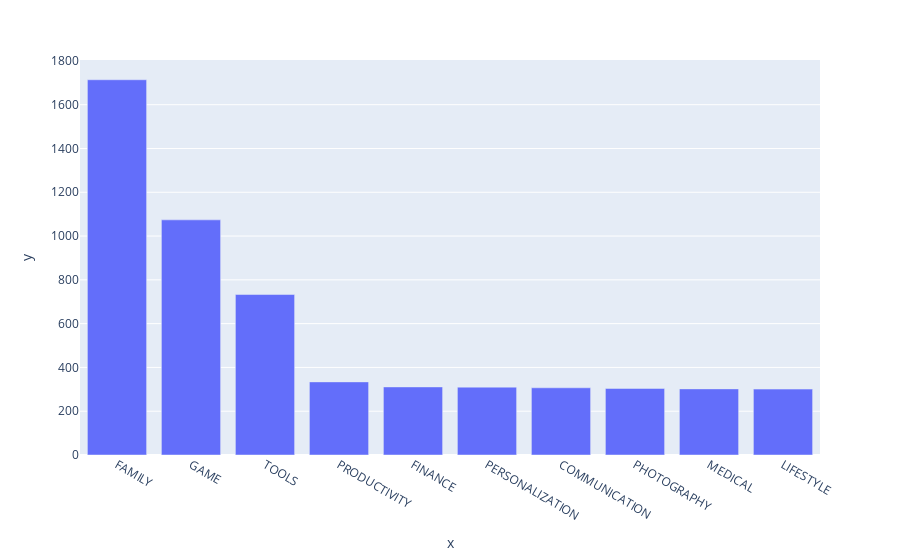

Write notebook code for a chart like this one.
### Code cell
bar = px.bar(x=top_category.index, y=top_category.values, labels={"X": "Value", "Y": "Category"})
bar.show()

### Figure 1 — Plotly figure (JSON) as saved in the notebook; plotly's stock layout.template omitted (floating-point values rounded to 4 significant figures)
{"data": [{"alignmentgroup": "True", "hovertemplate": "x=%{x}<br>y=%{y}<extra></extra>", "legendgroup": "", "marker": {"color": "#636efa", "pattern": {"shape": ""}}, "name": "", "offsetgroup": "", "orientation": "v", "showlegend": false, "textposition": "auto", "type": "bar", "x": ["FAMILY", "GAME", "TOOLS", "PRODUCTIVITY", "FINANCE", "PERSONALIZATION", "COMMUNICATION", "PHOTOGRAPHY", "MEDICAL", "LIFESTYLE"], "xaxis": "x", "y": [1714, 1074, 733, 334, 311, 310, 307, 304, 302, 301], "yaxis": "y"}], "layout": {"barmode": "relative", "legend": {"tracegroupgap": 0}, "margin": {"t": 60}, "xaxis": {"anchor": "y", "domain": [0, 1], "title": {"text": "x"}}, "yaxis": {"anchor": "x", "domain": [0, 1], "title": {"text": "y"}}}}
